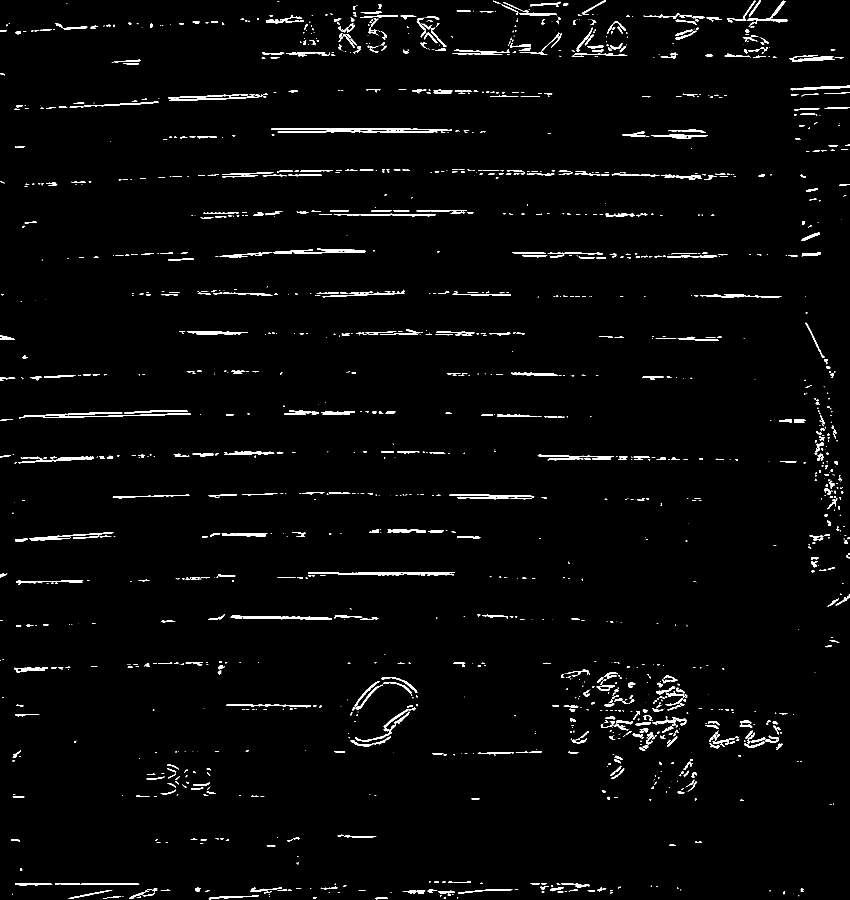
#> input picture margin.png, 2548 x 2699 px (shown at 1/3 size)
$ python '拟合.py'   (older library calls are emulated)
#> lines starting #> are read from the running program, lines starting #| are printed output that depends on the picture; after the words box and inside, x2 and y2 are one past the last pixel; in counts of white or black regions, pixels touching at a corner belong together
#> further down, margin is the input picture: shape (2699, 2548, 3); 2% white; 1717 white regions (799 under 20 px), largest, box (x1, y1, x2, y2) and area: (691, 1846, 996, 1859) 2041, (814, 384, 1356, 393) 1988, (833, 392, 1312, 398) 1883
'''import cv2


def get_contours(img):
    """获取连通域

    :param img: 输入图片
    :return: 最大连通域
    """
    # 灰度化, 二值化, 连通域分析
    img_gray = cv2.cvtColor(img, cv2.COLOR_BGR2GRAY)

    ret, img_bin = cv2.threshold(img_gray, 127, 255, cv2.THRESH_BINARY)

    contours, hierarchy = cv2.findContours(img_bin, cv2.RETR_LIST, cv2.CHAIN_APPROX_SIMPLE)

    return contours[0]


def main():
    # 1.导入图片
    img_src = cv2.imread("/home/lk/Desktop/项目/裁剪后的//thresh.png")
    img_result = img_src.copy()
    img_result=cv2.cvtColor(img_result,cv2.COLOR_BGR2GRAY)
    # 2.获取连通域
    cont = get_contours(img_src)
    cv2.drawContours(img_result, cont, -1, (0, 0, 255), 2)

    # 3.获取凸包点
    hull_points = cv2.convexHull(cont)
    cv2.polylines(img_result, [hull_points], True, (0, 255, 0), 2)

    # 4.计算 轮廓面积 与 凸包面积
    cnt_area = cv2.contourArea(cont)
    hull_area = cv2.contourArea(hull_points)
    print("轮廓面积=", cnt_area)
    print("凸包面积=", hull_area)

    # 5.计算 轮廓面积/凸包面积
    solidity = float(cnt_area) / hull_area
    print("solidity = %.4f" % solidity)

    box = cv2.boundingRect(img_result)
    cv2.rectangle(img_result, (x, y), (x + w, y + h), (0, 255, 0), 1)
    # 6.显示结果
    cv2.imshow("img_result", img_result)

    cv2.waitKey(1)
    cv2.destroyAllWindows()
    cv2.imwrite('/home/lk/Desktop/项目/nihe1.png',img_result)


if __name__ == '__main__':
    main()'''
# !/usr/bin/env python
# -*- coding: utf-8 -*-

import cv2
import numpy as np
import matplotlib.pyplot as plt
import math


# 处理图像，获取重心
def handle_img(src):
    l = src.shape[0]
#> l = 2699

    lx = []  # 储存X坐标
    ly = []  # 储存Y坐标
    gray = cv2.cvtColor(src, cv2.COLOR_BGR2GRAY)  # 灰度
#> gray: shape (2699, 2548); 2% white; 1717 white regions (799 under 20 px)
    ret, binary = cv2.threshold(gray, 0, 255, cv2.THRESH_BINARY | cv2.THRESH_OTSU)  # 二值化
#> ret = 0
    contours, heriachy = cv2.findContours(binary, cv2.RETR_EXTERNAL, cv2.CHAIN_APPROX_SIMPLE)  # 获取轮廓
#> contours = 1717 contours, 1042 with area under 20; largest, box (x1, y1, x2, y2) and area: (691, 1846, 996, 1859) 1708, (814, 384, 1356, 393) 1445, (833, 392, 1312, 398) 1403, (924, 1716, 1186, 1726) 1392, (55, 1370, 281, 1390) 1228; heriachy = 1717 rows, first 6: [1, -1, -1, -1], [2, 0, -1, -1], [3, 1, -1, -1], [4, 2, -1, -1], [5, 3, -1, -1], [6, 4, -1, -1]

    for i, contour in enumerate(contours):
        x, y, w, h = cv2.boundingRect(contour)  # 外接矩形
        mm = cv2.moments(contour)  # 几何矩

        approxCurve = cv2.approxPolyDP(contour, 4, True)  # 多边形逼近
        if approxCurve.shape[0] > 5:  # 多边形边大于6就显示
            cv2.drawContours(src, contours, i, (0, 255, 0), 2)

        #cv2.rectangle(src, (x, y), (x + w, y + h), (0, 0, 255), 2)  # 绘制外接矩形

        # 重心
        if mm['m00'] != 0:
            cx = mm['m10'] / mm['m00']
            cy = mm['m01'] / mm['m00']
            cv2.circle(src, (np.int(cx), np.int(cy)), 3, (0, 0, 255), -1)  # 绘制重心
            lx.append(np.int(cx))  # 翻转x坐标，图片坐标系原点不在下边
            ly.append(l - np.int(cy))
#> this loop made 1717 passes
#> (contour, x, y, w, h, approxCurve, cx, cy) on pass 57: ([[1969, 2659], [1970, 2660], [1973, 2660], [1972, 2659]], 1969, 2659, 5, 2, [[1969, 2659], [1973, 2660]], 1971, 2659.5)
#> (x, y, w, h, approxCurve, cx, cy) on passes 2, 3, 4, 5, 6, 10: (1126, 2692, 37, 6, [[1126, 2694], [1162, 2695]], 1143.5, 2694.2), (1331, 2691, 7, 6, [[1337, 2691], [1331, 2695]], 1334.2, 2693.3), (939, 2691, 11, 6, [[939, 2695], [949, 2692]], 943, 2693.2), (410, 2690, 13, 4, [[422, 2690], [410, 2693]], 417.5, 2691.4), (310, 2689, 54, 8, [[363, 2689], [310, 2696]], 339.6, 2691.4), (1320, 2686, 5, 3, [[1320, 2688], [1324, 2686]], 1321.8, 2686.9)
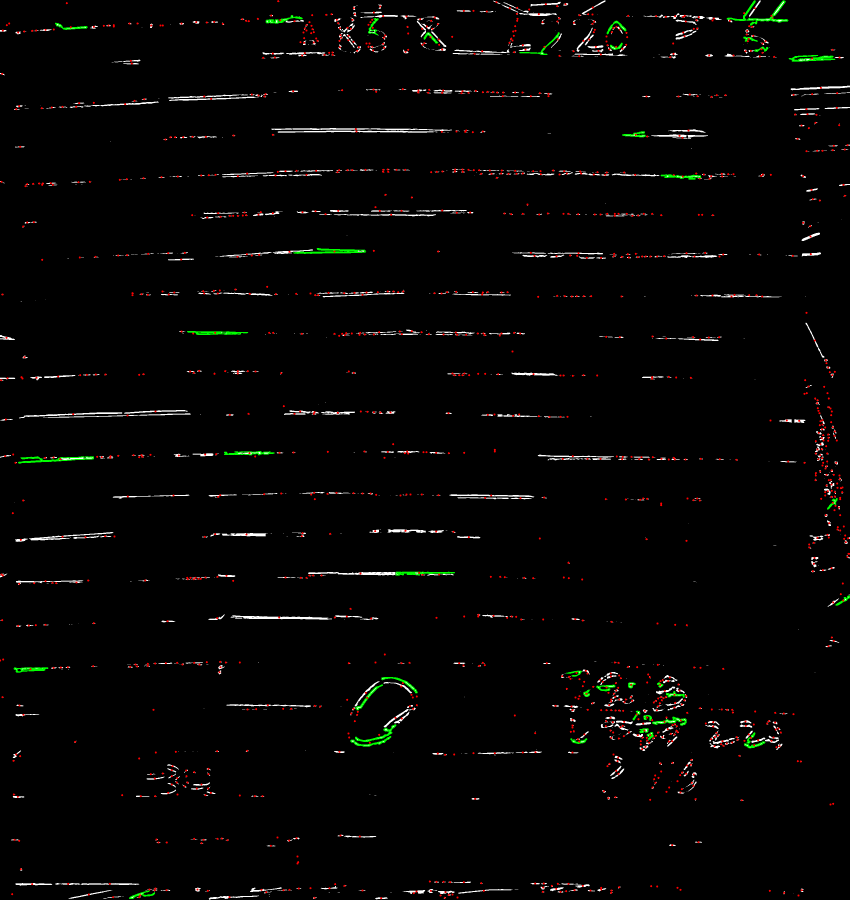
#> src: shape (2699, 2548, 3) (shown at 1/3 size); mean B, G, R 3.7, 4.7, 5.2
#> after the loop, lx = 1422 values, max 2545 at index 516, min 0 at index 431, mean 1436.6; ly = 1422 values, max 2696 at index 1416, min 5 at index 1, mean 1433.6

    cv2.namedWindow('handle_img', 0)
    cv2.resizeWindow('handle_img', 500, 500)
    cv2.imshow('handle_img', src)

    cv2.imwrite("./123thresh6.png", src)
    return lx, ly


# 处理坐标点，分组
# [52 lines left out: functions handle_point, poly_fitting, not called in this run]


if __name__ == "__main__":
    margin = cv2.imread("./margin.png")

    cv2.namedWindow('margin', 0)
    cv2.resizeWindow('margin', 500, 500)
    cv2.imshow('margin', margin)

    x, y = handle_img(margin)
#> x has the same summary as lx in handle_img; y has the same summary as ly in handle_img
    #lx, ly, rx, ry = handle_point(x, y)
    #poly_fitting(lx, ly, rx, ry)

    cv2.waitKey(0)
    cv2.destroyAllWindows()
